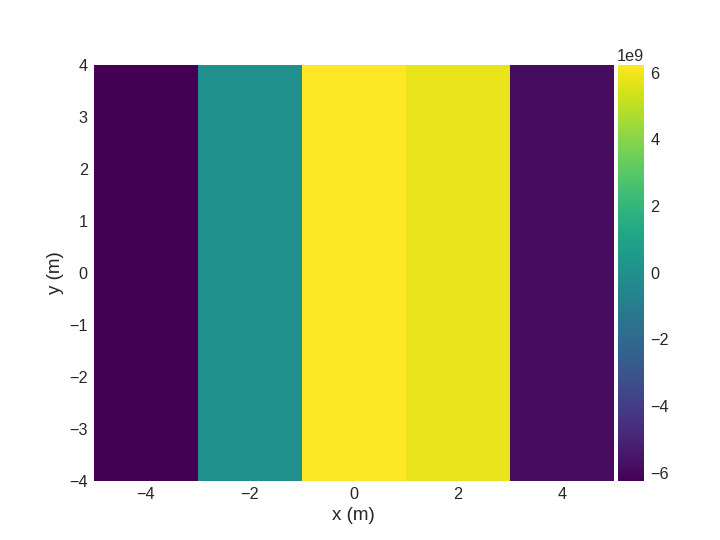

Write Python code to recreate this figure.
# 2. Visualising the phase using ``matplotlib``.

import discretisedfield as df
import mag2exp
mesh = df.Mesh(p1=(-5, -4, -1), p2=(5, 4, 1), cell=(2, 1, 0.5))
# ...
def value_fun(point):
    x, y, z = point
    if x > 0:
        return (0, -1, 0)
    else:
        return (0, 1, 0)
# ...
field = df.Field(mesh, dim=3, value=value_fun)
phase, ft_phase = mag2exp.ltem.phase(field)
phase.mpl.scalar()
